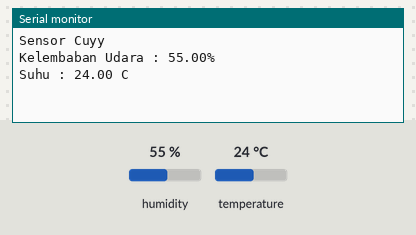
Simulated run of this sketch. Board: Arduino Uno, built with avr-gcc and run on an emulated ATmega328P. On the bench: the last lines printed to the serial monitor. Inputs (shaded band) come from the test bench; at power-on: humidity 55 %, temperature 24 °C.

Above: at 2.7 s.
2.8 s: humidity set to 22 %
At 7.3 s:
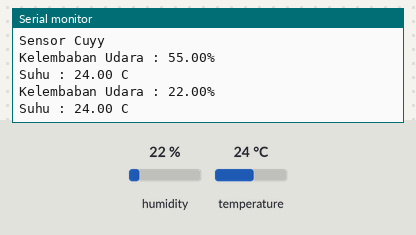
8.8 s: temperature set to 12 °C
At 12.1 s:
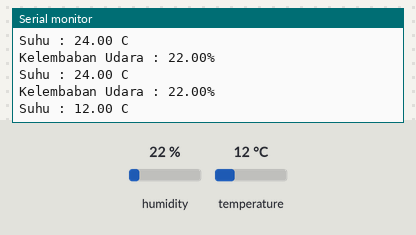
14.8 s: humidity set to 40 %
At 18.0 s:
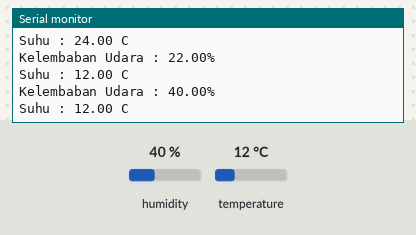
Timing chart, 0 to 19.5 s (numbered marks = the images above; inputs shaded):
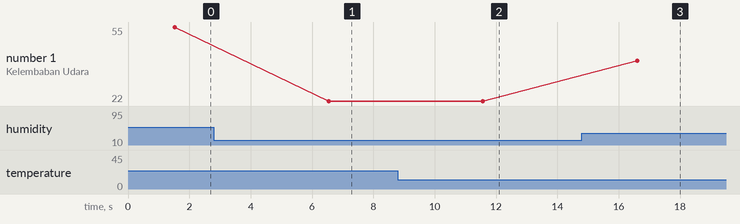

Measured:
- after the input at 2.8 s, the serial monitor: prints a new line after 3.7 s (image 1)
- after the input at 8.8 s, the serial monitor: prints a new line after 2.8 s (image 2)
- after the input at 14.8 s, the serial monitor: prints a new line after 1.8 s (image 3)
- plotted number 1: 55 → 22 after the input at 2.8 s, 22 → 40 after the input at 14.8 s

The sketch:

Sensor_dan_Kelembaban.ino
```cpp
#include <dht.h>
#define sensor A0
dht DHT;

void setup(){
    Serial.begin(9600);
    delay(500);
    Serial.println("Sensor Cuyy");
    delay(1000);

  }

void loop(){
    DHT.read11(sensor);

    Serial.println("");
    Serial.print("Kelembaban Udara : ");
    Serial.print(DHT.humidity);
    Serial.println("%");
    Serial.print("Suhu : ");
    Serial.print(DHT.temperature);
    Serial.print(" C");
    delay(5000);
  }
```
